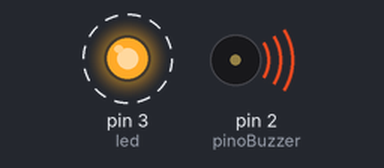
Bench run of a sketch on a simulated Arduino Uno, built with avr-gcc and run on an emulated ATmega328P. Parts: output pins drawn as LEDs (lit = HIGH), buzzer (waves = sounding). Dashed ring = blinking.

Above: at 1.5 s.
Timing chart, 0 to 4.0 s (numbered marks = the images above):
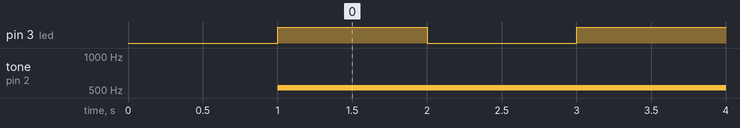

Measured:
- by itself, pin 3 (led): alternates HIGH for 1.0 s and LOW for 1.0 s
- by itself, tone on pin 2 (pinoBuzzer): silent → 523 Hz at 1.0 s

The sketch:

Buzzer_Simples.ino
```cpp
//constante para o pino da buzzer
#define pinoBuzzer 2
#define led 3

void setup() {
  Serial.begin(9600);

  pinMode(pinoBuzzer, OUTPUT);
  pinMode(led, OUTPUT);

  delay(1000);

}

void loop() {
  digitalWrite(led, HIGH);
  tone(pinoBuzzer, 523);
  delay(1000);

  digitalWrite(led, LOW);
  digitalWrite(pinoBuzzer, LOW);
  delay(1000);

}
```
